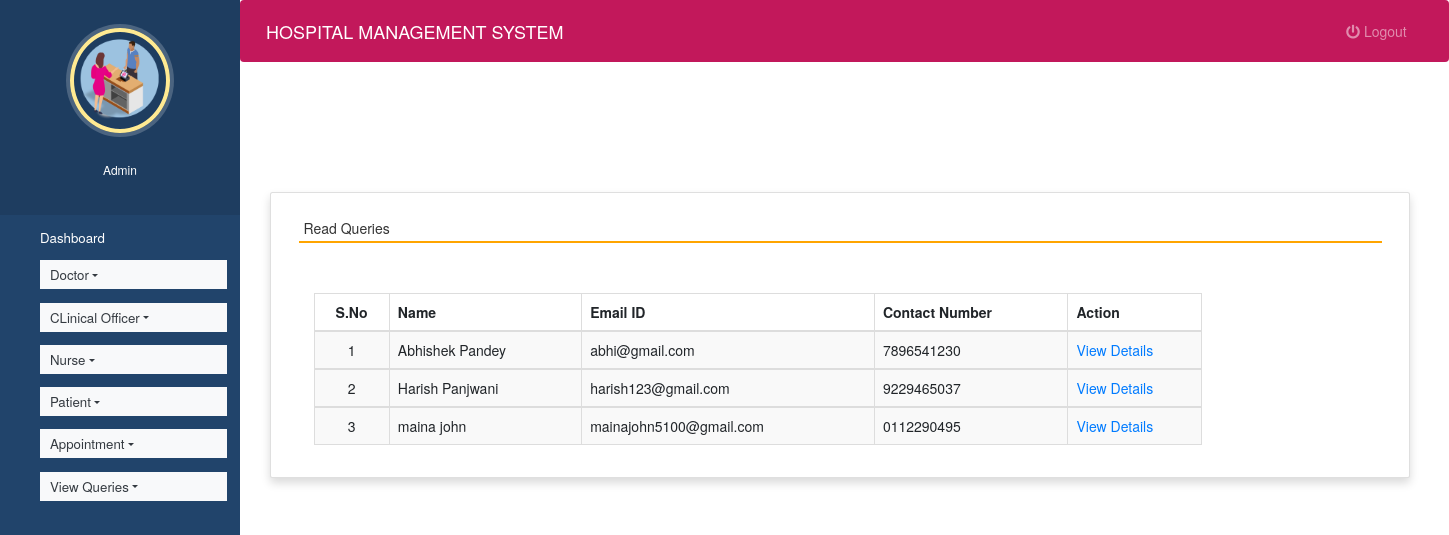
The app's page /read_queries (signed in) with its own data.
### hospitals/models.py (models this page shows, shortened)
class Contact(models.Model):
    name = models.CharField(max_length=100, null=True)
    contact = models.CharField(max_length=15, null=True)
    email = models.CharField(max_length=50, null=True)
    subject = models.CharField(max_length=100, null=True)
    message = models.CharField(max_length=300, null=True)
    msgdate = models.DateField(null=True)
    isread = models.CharField(max_length=10,null=True)

### hospitals/views.py (the view)
# urls.py: path('read_queries', read_queries, name='read_queries'),
def read_queries(request):
    if not request.user.is_authenticated:
        return redirect('login')
    contact = Contact.objects.filter(isread="yes")
    return render(request,'read_queries.html', locals())

### hospitals/templates/read_queries.html (shortened to what this page needs)
{% extends 'admin_nav.html' %}
{% load static %}
{% block content %}
<head>
 <link rel="stylesheet" href="https://maxcdn.bootstrapcdn.com/bootstrap/3.4.1/css/bootstrap.min.css">
  <link rel="stylesheet" href="https://cdnjs.cloudflare.com/ajax/libs/font-awesome/4.7.0/css/font-awesome.min.css">
  <link rel="stylesheet" href="https://use.fontawesome.com/releases/v5.6.3/css/all.css">
</head>
<br><br><br><br>
<div class="container card shadow m-5">
    <div class="card-body">
        <h5 class="p-2" style="border-bottom: 2px solid orange">Read Queries</h5>
		<div class="container mt-5">
            <table id="example" class="table table-striped table-bordered" style="width:80%">
			<thead>
                                    <tr>
                                        <th class="text-center">S.No</th>
                                        <th class="d-none d-sm-table-cell">Name</th>
                                        <th class="d-none d-sm-table-cell">Email ID</th>
                                        <th class="d-none d-sm-table-cell">Contact Number</th>
                                        <th class="d-none d-sm-table-cell" style="width: 15%;">Action</th>
                                    </tr>
                                </thead>
                                {% for i in contact %}
                                <tbody>
                                    <tr>
                                        <td class="text-center">{{forloop.counter}}</td>
                                        <td class="font-w600">{{i.name}}</td>
                                        <td class="font-w600">{{i.email}}</td>
                                        <td class="font-w600">{{i.contact}}</td>
                                        <td class="font-w600"><a href="{% url 'view_queries' i.id %}" class="text-primary">View Details</a></td>
                                    </tr>
                                        {% endfor %}
                                </tbody>
            </table>
        </div>
    </div>
</div>
{% endblock content %}

### hospitals/static/style.css (style rules this page uses)
body { padding-left: 240px; }

### hospitals/templates/admin_nav.html (style rules this page uses)
a:link { text-decoration: none; }
a { color: white; }
body { padding-left: 240px; }

### records on screen
Contact: name "Abhishek Pandey", email "abhi@gmail.com", contact "7896541230"
Contact: name "Harish Panjwani", email "harish123@gmail.com", contact "9229465037"
Contact: name "maina john", email "mainajohn5100@gmail.com", contact "0112290495"
